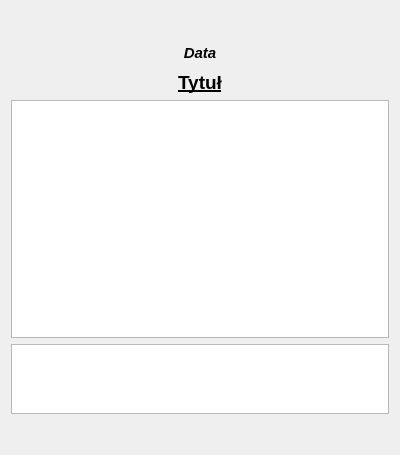
<?xml version="1.0" encoding="UTF-8"?>
<ui version="4.0">
 <class>ShowEvent_View</class>
 <widget class="QDialog" name="ShowEvent_View">
  <property name="geometry">
   <rect>
    <x>0</x>
    <y>0</y>
    <width>400</width>
    <height>455</height>
   </rect>
  </property>
  <property name="windowTitle">
   <string>Dialog</string>
  </property>
  <layout class="QHBoxLayout" name="horizontalLayout">
   <item>
    <layout class="QVBoxLayout" name="verticalLayout" stretch="1,1,1,10,1,1">
     <item>
      <widget class="QLabel" name="colorLabel1">
       <property name="autoFillBackground">
        <bool>true</bool>
       </property>
       <property name="text">
        <string/>
       </property>
      </widget>
     </item>
     <item>
      <widget class="QLabel" name="date">
       <property name="font">
        <font>
         <pointsize>11</pointsize>
         <weight>75</weight>
         <italic>true</italic>
         <bold>true</bold>
        </font>
       </property>
       <property name="layoutDirection">
        <enum>Qt::LeftToRight</enum>
       </property>
       <property name="text">
        <string>Data</string>
       </property>
       <property name="alignment">
        <set>Qt::AlignCenter</set>
       </property>
      </widget>
     </item>
     <item>
      <widget class="QLabel" name="title">
       <property name="font">
        <font>
         <pointsize>14</pointsize>
         <weight>75</weight>
         <italic>false</italic>
         <bold>true</bold>
         <underline>true</underline>
        </font>
       </property>
       <property name="text">
        <string>Tytuł</string>
       </property>
       <property name="scaledContents">
        <bool>false</bool>
       </property>
       <property name="alignment">
        <set>Qt::AlignCenter</set>
       </property>
       <property name="wordWrap">
        <bool>true</bool>
       </property>
      </widget>
     </item>
     <item>
      <widget class="QTextEdit" name="textEdit">
       <property name="readOnly">
        <bool>true</bool>
       </property>
       <property name="html">
        <string>&lt;!DOCTYPE HTML PUBLIC &quot;-//W3C//DTD HTML 4.0//EN&quot; &quot;http://www.w3.org/TR/REC-html40/strict.dtd&quot;&gt;
&lt;html&gt;&lt;head&gt;&lt;meta name=&quot;qrichtext&quot; content=&quot;1&quot; /&gt;&lt;style type=&quot;text/css&quot;&gt;
p, li { white-space: pre-wrap; }
&lt;/style&gt;&lt;/head&gt;&lt;body style=&quot; font-family:'Noto Sans'; font-size:9pt; font-weight:400; font-style:normal;&quot;&gt;
&lt;p style=&quot;-qt-paragraph-type:empty; margin-top:0px; margin-bottom:0px; margin-left:0px; margin-right:0px; -qt-block-indent:0; text-indent:0px; font-size:11pt;&quot;&gt;&lt;br /&gt;&lt;/p&gt;&lt;/body&gt;&lt;/html&gt;</string>
       </property>
      </widget>
     </item>
     <item>
      <widget class="QListView" name="listView">
       <property name="layoutDirection">
        <enum>Qt::LeftToRight</enum>
       </property>
       <property name="alternatingRowColors">
        <bool>false</bool>
       </property>
       <property name="selectionMode">
        <enum>QAbstractItemView::NoSelection</enum>
       </property>
       <property name="flow">
        <enum>QListView::LeftToRight</enum>
       </property>
      </widget>
     </item>
     <item>
      <widget class="QLabel" name="colorLabel2">
       <property name="autoFillBackground">
        <bool>true</bool>
       </property>
       <property name="text">
        <string/>
       </property>
      </widget>
     </item>
    </layout>
   </item>
  </layout>
 </widget>
 <resources/>
 <connections/>
</ui>
